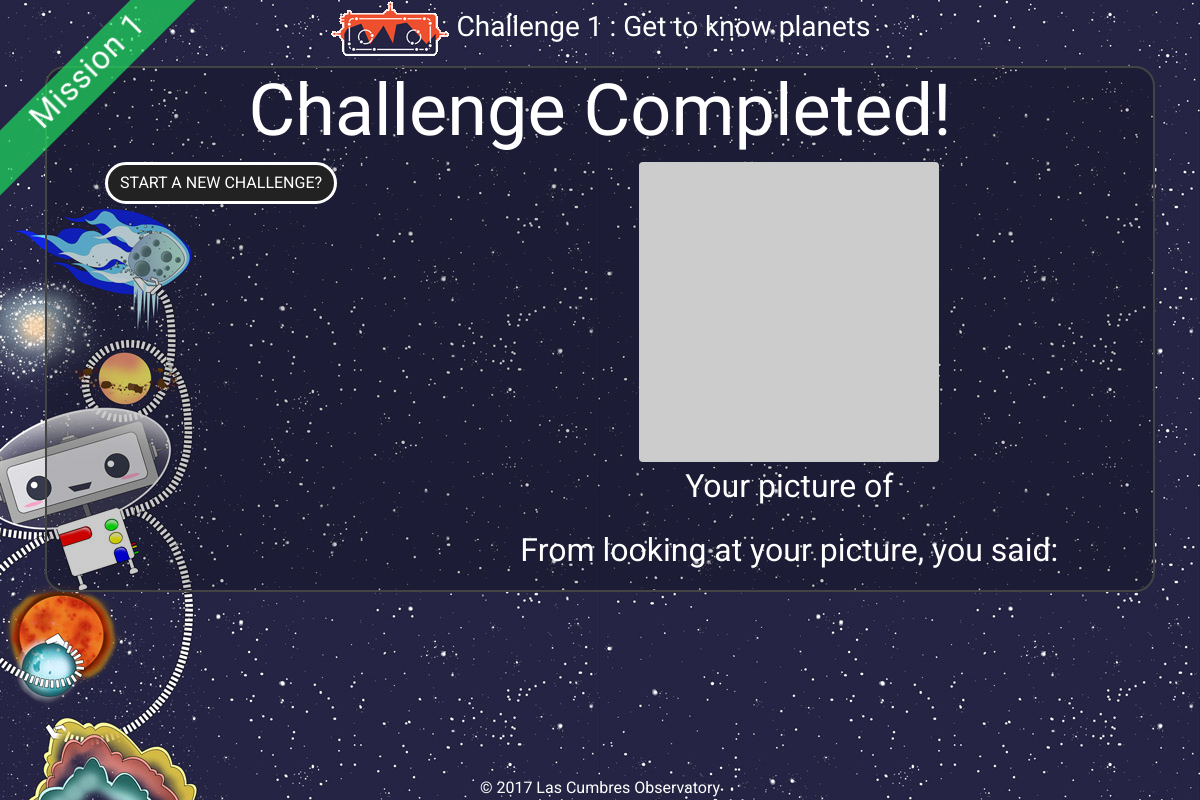
Page /challenge/1/summary/ (signed in) on the earlier database version.
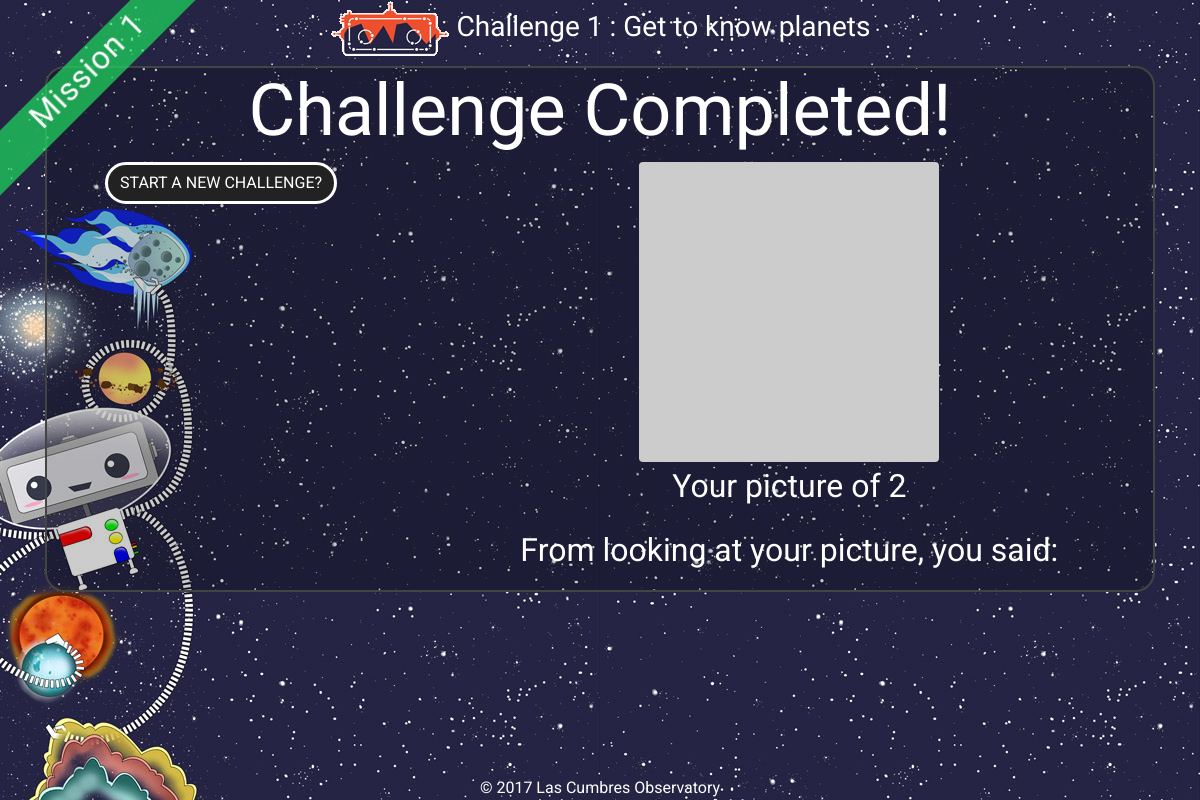
Same page on the later database version.
### status/models.py (models this page shows, shortened)
class Progress(models.Model):
    user = models.ForeignKey(User)
    challenge = models.ForeignKey(Challenge)
    userrequestid = models.CharField(max_length=20, null=True, blank=True)
    requestids = models.CharField(max_length=20, null=True, blank=True)
    frameids = models.CharField(max_length=20, null=True, blank=True)
    status = FSMField(default='New', choices=settings.PROGRESS_OPTIONS)
    last_update = models.DateTimeField(default=datetime.utcnow)
    target = models.CharField(max_length=100)
    class Meta:
        unique_together = (("user","challenge"),)
    class Meta:
        verbose_name_plural = 'User Progress'

### explorer/views.py (the view)
# urls.py: url(r'^challenge/(?P<pk>[0-9]+)/summary/$', ChallengeSummary.as_view(), {'mode':'summary'}, name="summary"),
class ChallengeSummary(LoginRequiredMixin, DetailView):
    model = Challenge
    template_name = "explorer/challenge-summary.html"
    def get_context_data(self, **kwargs):
        context = super(ChallengeSummary, self).get_context_data(**kwargs)
        progress = Progress.objects.get(challenge=self.get_object(), user=self.request.user)
        stickers = PersonSticker.objects.filter(user=self.request.user, sticker__challenge=self.get_object() )
        answers = UserAnswer.objects.filter(answer__question__challenge=self.get_object(), user=self.request.user)
        context['progress'] = progress
        context['answers'] = answers
        context['stickers'] = stickers
        return context

### explorer/templatetags/explorer_utils.py (called while the page is built)
@register.simple_tag
def progress_url(user):
    try:
        latest = Progress.objects.filter(user=user).latest('last_update')
    except ObjectDoesNotExist:
        url = reverse('mission',kwargs={'pk':1})
        return url
    if latest.status in ['Summary','Failed']:
        if not latest.challenge.is_last:
            challenge = Challenge.objects.get(number=latest.challenge.number+1, mission=latest.challenge.mission)
            url = reverse('challenge',kwargs={'pk':challenge.pk})
        else:
            url = reverse('missions')
    else:
        url = reverse('challenge',kwargs={'pk':latest.challenge.pk})
    return url

### serol/auth_backend.py (called while the page is built)
    def get_user(self, user_id):
        try:
            return User.objects.get(pk=user_id)
        except User.DoesNotExist:
            return None

### explorer/templates/explorer/challenge-summary.html (shortened to what this page needs)
{% extends 'explorer/challenge-base.html' %}
{% load static i18n  explorer_utils %}
{% block wrapper-class%}challenge mission-{{object.mission.number}}-sidebar{%endblock%}
{% block main-body %}
<div class="centre-container">
<h1>{% trans "Challenge Completed!" %}</h1>
  <div class="row">
        <div class="col-lg-4">
          <a href="{% progress_url request.user %}" class="btn btn-4 btn-4a animated tada">{% trans "start a new challenge?" %}</a>
        </div>
        <div class="col-lg-8">
          <img src="http://placehold.it/300x300" alt="{{object.name}}" class="img-fluid rounded" id="img-holder">
          <p>Your picture of {{progress.target}}</p>
          <p>
          {% trans "From looking at your picture, you said:"%}
        </p>
        </div>
  </div>
</div>
{% endblock %}

Differences in the rows shown:
now on this page (row edited): Progress: target "2"
